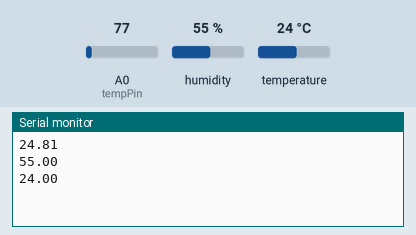
Bench run of a sketch on a simulated ESP8266 (NodeMCU). On the bench: the last lines printed to the serial monitor. Inputs (shaded band) come from the test bench; at power-on: humidity 55 %, A0 (tempPin) = 77, temperature 24 °C. WiFi joins after 1.5 s; servers stay silent unless stated.

Above: at 18.0 s.
18.1 s: humidity set to 22 %
At 23.5 s:
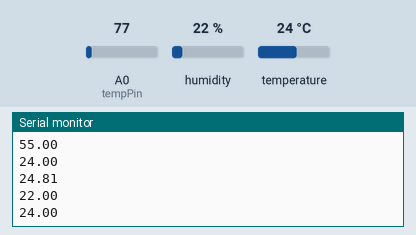
34.0 s: A0 (tempPin) set to 92
At 44.9 s:
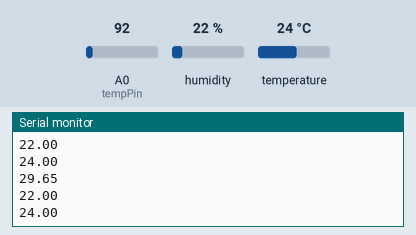
Timing chart, 0 to 46.4 s (numbered marks = the images above; inputs shaded):
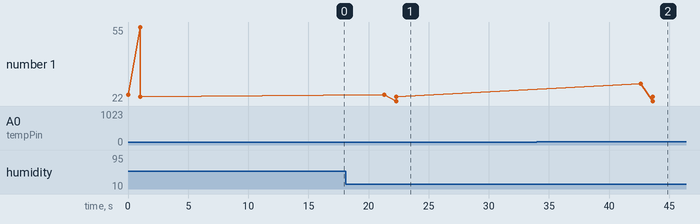

The sketch:

DHT11_LM35_NODEMCU.ino
```cpp
#include <WiFiClient.h>;
#include <ESP8266WiFi.h>;
#include <ThingSpeak.h>;
#include <DHTesp.h>;
#include <stdlib.h>;


#define DHTpin D3
const char ssid[] = "Codermaker";   // your network SSID (name)
const char pass[] = "babi1pal";   // your network password
  int val;
  int tempPin=A0;
  DHTesp dht;
  WiFiClient  client;
unsigned long myChannelNumber =1390638;
const char * myWriteAPIKey = "88VUS0D23MA6Y5QO";

void setup()
{
  Serial.begin(115200);
  dht.setup(DHTpin,DHTesp::DHT11);
  WiFi.begin(ssid,pass);
  ThingSpeak.begin(client);  // Initialize ThingSpeak
}

void loop()
{
  val=analogRead(tempPin);
  float mV=(val/1024.0)*3300;
  float cel=mV/10;

  float h = dht.getHumidity();
  float t = dht.getTemperature();

// set the fields with the values

 Serial.println(cel);
 delay(1000);
 Serial.println(h);
 Serial.println(t);
 ThingSpeak.setField(1,cel);
  ThingSpeak.setField(2, h);
  ThingSpeak.setField(3, t);


  ThingSpeak.writeFields(myChannelNumber, myWriteAPIKey);

  delay(20000); // Wait 20 seconds to update the channel again

}
```

Measured:
- after the input at 18.1 s, the serial monitor: prints a new line after 4.2 s (image 1)
- after the input at 34.0 s, the serial monitor: prints a new line after 8.6 s (image 2)
